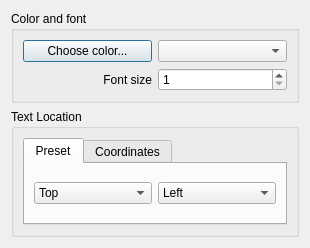
<?xml version="1.0" encoding="UTF-8"?>
<ui version="4.0">
 <class>ShowString</class>
 <widget class="QDialog" name="ShowString">
  <property name="geometry">
   <rect>
    <x>0</x>
    <y>0</y>
    <width>310</width>
    <height>248</height>
   </rect>
  </property>
  <property name="sizePolicy">
   <sizepolicy hsizetype="Fixed" vsizetype="Fixed">
    <horstretch>0</horstretch>
    <verstretch>0</verstretch>
   </sizepolicy>
  </property>
  <property name="minimumSize">
   <size>
    <width>310</width>
    <height>248</height>
   </size>
  </property>
  <property name="windowTitle">
   <string>Dialog</string>
  </property>
  <layout class="QVBoxLayout" name="verticalLayout">
   <item>
    <widget class="QGroupBox" name="groupBox">
     <property name="title">
      <string>Color and font</string>
     </property>
     <layout class="QGridLayout" name="gridLayout_2">
      <item row="0" column="0">
       <layout class="QHBoxLayout" name="horizontalLayout">
        <item>
         <widget class="QPushButton" name="colorButton_">
          <property name="text">
           <string>Choose color...</string>
          </property>
         </widget>
        </item>
       </layout>
      </item>
      <item row="2" column="2">
       <widget class="QSpinBox" name="fontSizeSpinBox_">
        <property name="minimum">
         <number>1</number>
        </property>
        <property name="maximum">
         <number>999</number>
        </property>
       </widget>
      </item>
      <item row="0" column="2">
       <widget class="QComboBox" name="fontComboBox_"/>
      </item>
      <item row="2" column="0">
       <widget class="QLabel" name="label">
        <property name="text">
         <string>Font size</string>
        </property>
        <property name="alignment">
         <set>Qt::AlignRight|Qt::AlignTrailing|Qt::AlignVCenter</set>
        </property>
       </widget>
      </item>
     </layout>
    </widget>
   </item>
   <item>
    <widget class="QGroupBox" name="groupBox_2">
     <property name="title">
      <string>Text Location</string>
     </property>
     <layout class="QGridLayout" name="gridLayout">
      <item row="0" column="0">
       <widget class="QTabWidget" name="locationTabWidget_">
        <property name="currentIndex">
         <number>0</number>
        </property>
        <widget class="QWidget" name="tab">
         <attribute name="title">
          <string>Preset</string>
         </attribute>
         <layout class="QHBoxLayout" name="horizontalLayout_2">
          <item>
           <widget class="QComboBox" name="verticalPositionComboBox_">
            <item>
             <property name="text">
              <string>Top</string>
             </property>
            </item>
            <item>
             <property name="text">
              <string>Middle</string>
             </property>
            </item>
            <item>
             <property name="text">
              <string>Bottom</string>
             </property>
            </item>
           </widget>
          </item>
          <item>
           <widget class="QComboBox" name="horizontalPositionComboBox_">
            <item>
             <property name="text">
              <string>Left</string>
             </property>
            </item>
            <item>
             <property name="text">
              <string>Center</string>
             </property>
            </item>
            <item>
             <property name="text">
              <string>Right</string>
             </property>
            </item>
           </widget>
          </item>
         </layout>
        </widget>
        <widget class="QWidget" name="tab_2">
         <attribute name="title">
          <string>Coordinates</string>
         </attribute>
         <layout class="QGridLayout" name="gridLayout_3">
          <item row="2" column="0">
           <widget class="QLabel" name="label_3">
            <property name="text">
             <string>Y</string>
            </property>
            <property name="alignment">
             <set>Qt::AlignRight|Qt::AlignTrailing|Qt::AlignVCenter</set>
            </property>
           </widget>
          </item>
          <item row="2" column="1">
           <widget class="QSpinBox" name="yPositionSpinBox_"/>
          </item>
          <item row="1" column="1">
           <widget class="QSpinBox" name="xPositionSpinBox_"/>
          </item>
          <item row="1" column="0">
           <widget class="QLabel" name="label_2">
            <property name="text">
             <string>X</string>
            </property>
            <property name="alignment">
             <set>Qt::AlignRight|Qt::AlignTrailing|Qt::AlignVCenter</set>
            </property>
           </widget>
          </item>
         </layout>
        </widget>
       </widget>
      </item>
     </layout>
    </widget>
   </item>
  </layout>
 </widget>
 <resources/>
 <connections/>
</ui>
